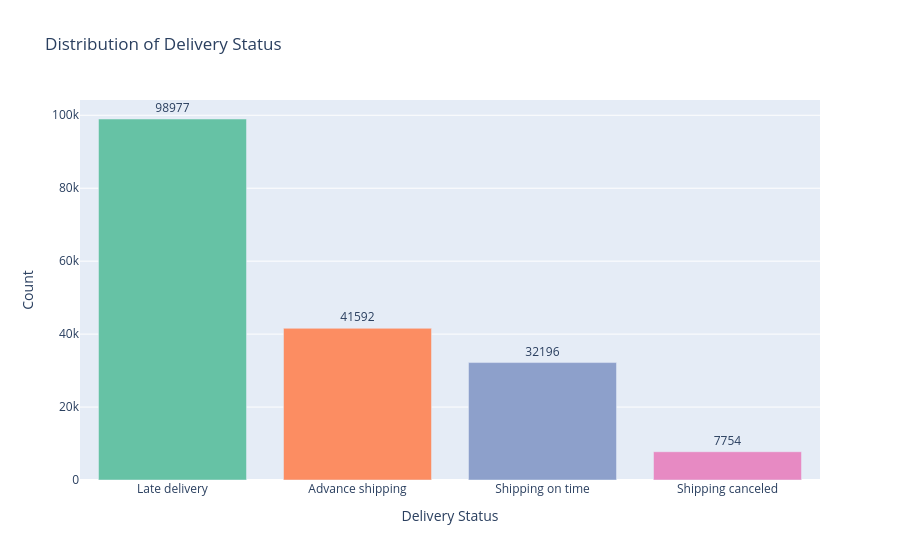
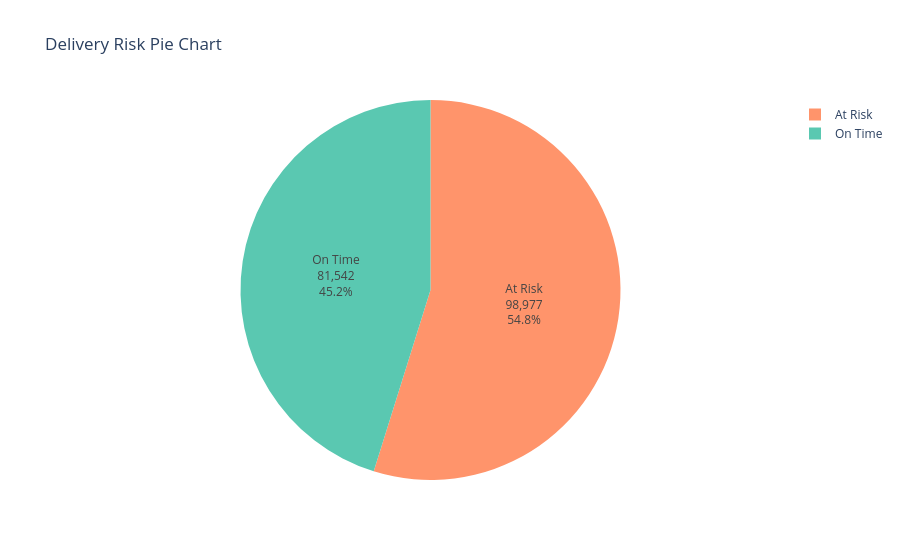
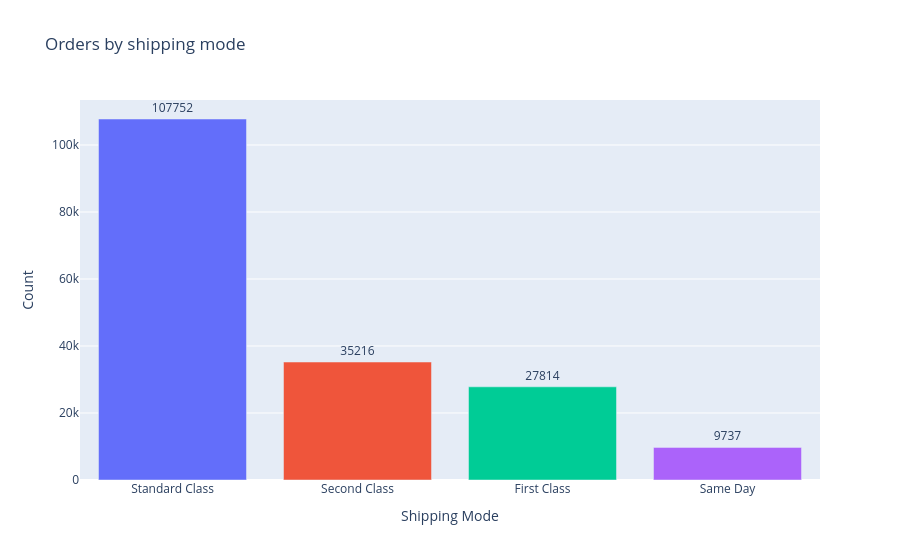
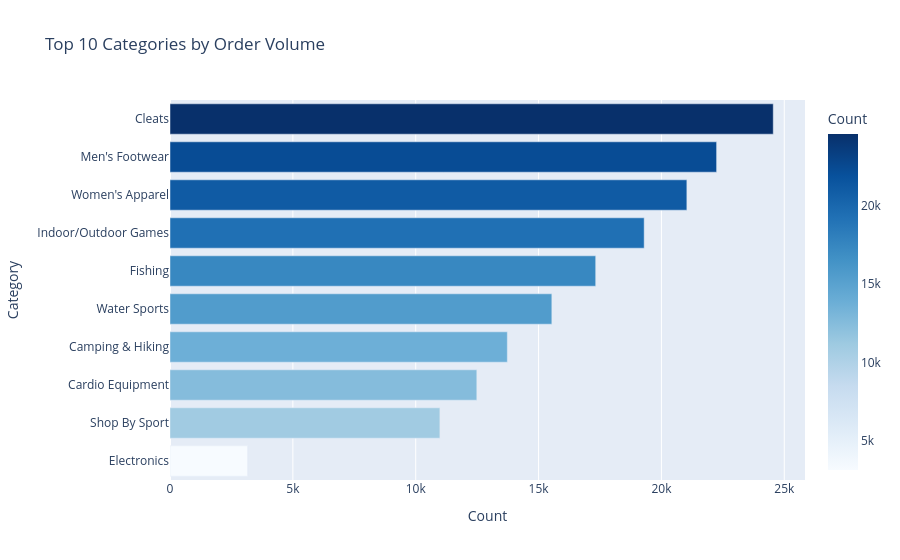

The notebook cell saved with these charts, in order:
### Markdown cell above
**PLOTLY VISUALISATIONS**

### Code cell
# PLOTLY VISUALISATIONS ------

# DELIVERY STATUS BAR CHART
print("Delivery Status Bar Chart:")
delivery_status = supplychain['Delivery Status'].value_counts().reset_index() # Counts different delivery status types
delivery_status.columns = ['Delivery Status', 'Count'] # This renames the columns in the new delivery status dataframe

delivery_status_barchart = px.bar(delivery_status,
              x='Delivery Status', # X-axis
              y='Count', # y-axis
              title='Distribution of Delivery Status', # Bar chart title
              color='Delivery Status', # Makes each bar a different colour
              text='Count', # Adds data labels
              color_discrete_sequence=px.colors.qualitative.Set2) # This is the colour palette for the bar chart
delivery_status_barchart.update_traces(textposition='outside') # positions text outside the bars
delivery_status_barchart.update_layout(showlegend=False) # Removed the legend from the graph
delivery_status_barchart.show() # Displays the delivery status bar chart

# LATE DELIVERY RISK PIE CHART
print("Late Delivery Risk Pie Chart:")

risk_counts = supplychain['Late_delivery_risk'].value_counts().reset_index() # Counts the late delivery risk types
risk_counts.columns = ['Risk', 'Count'] # renames the columns in the new dataframe
risk_counts['Risk'] = risk_counts['Risk'].map({0:'On Time', 1:'At Risk'}) # Labelling 0 as 'On time' and 1 as 'At Risk'.

late_delivery_pie = px.pie(risk_counts, # Creating a pie chart
              values = 'Count', # Adding the 0s and 1s as the data being counted towards the pie
              names = 'Risk', # Adding the risk labels to the pie
              title = 'Delivery Risk Pie Chart', # Adding the title
              color = 'Risk', # Makes each side of the pie a different colour
              color_discrete_map={'On Time': '#5AC8B1', 'At Risk': '#FF946B'}) # Adding the Hex codes to each side
late_delivery_pie.update_traces(textinfo='percent+label+value') # Adding the information to be displayed on each side of the pie
late_delivery_pie.show() # Showing figure

# SHIPPING MODE COMPARISON
print("Shipping Mode Comparison:")

shipping_mode = supplychain['Shipping Mode'].value_counts().reset_index() # Counts the different shipping modes
shipping_mode.columns = ['Shipping Mode', 'Count'] # Naming the columns in the new dataframe

shipping_mode_barchart = px.bar(shipping_mode, # Shipping mode bar chart
              x = 'Shipping Mode', # Setting X-axis
              y = 'Count', # Setting Y-axis
              title = 'Orders by shipping mode', # Adding the title
              color = 'Shipping Mode', # Colours based on the shipping mode
              text = 'Count') # Showing the count above the data bars
shipping_mode_barchart.update_traces(textposition='outside') # Displays text on top of the bars
shipping_mode_barchart.update_layout(showlegend=False) # Removing the legend from the bar chart
shipping_mode_barchart.show() # Displaying the plot

# TOP 10 PRODUCT CATEGORIES
print('Top 10 Product Categories Bar Chart:')

top_categories = supplychain['Category Name'].value_counts().head(10).reset_index() # Counts the different category names. Only using top 10.
top_categories.columns = ['Category', 'Count'] # Renaming the columns in the new dataframe

top_categories_barchart = px.bar(top_categories, # Creating the bar chart
              y='Category', # Y-axis
              x='Count',    # X-axis
              title='Top 10 Categories by Order Volume', # Adding the title
              orientation='h', # Using horizontal bars
              color='Count', # Using different colours for the count values. Will be a gradient effect
              color_continuous_scale='Blues') # Using a blue colour scale
top_categories_barchart.update_layout(yaxis={'categoryorder':'total ascending'}) # Using ascending bars
top_categories_barchart.show() # Displaying horizontal bar chart

# CUSTOMER SEGMENT DISTRIBUTION
print("Customer Segment chart:")
segment_counts = supplychain['Customer Segment'].value_counts().reset_index() # Counts the different customer segments
segment_counts.columns = ['Segment', 'Count'] # Naming the columns in the new dataframe

segment_counts_pie = px.pie(segment_counts, # Creating the pie chart
              values='Count', # Using the segment counts for the pie values
              names='Segment', # Naming each pie slice
              title='Customer Segment Distribution', # Adding the pie title
              hole=0.4)
segment_counts_pie.update_traces(textinfo='percent+label') # Adding labels to the pie chart
segment_counts_pie.show() # Displaying the chart

### Figure 1 — Plotly figure (JSON) as saved in the notebook; plotly's stock layout.template omitted (floating-point values rounded to 4 significant figures)
{"data": [{"hovertemplate": "Delivery Status=%{x}<br>Count=%{text}<extra></extra>", "legendgroup": "Late delivery", "marker": {"color": "rgb(102,194,165)", "pattern": {"shape": ""}}, "name": "Late delivery", "orientation": "v", "showlegend": true, "text": [98980.0], "textposition": "outside", "type": "bar", "x": ["Late delivery"], "xaxis": "x", "y": [98977], "yaxis": "y"}, {"hovertemplate": "Delivery Status=%{x}<br>Count=%{text}<extra></extra>", "legendgroup": "Advance shipping", "marker": {"color": "rgb(252,141,98)", "pattern": {"shape": ""}}, "name": "Advance shipping", "orientation": "v", "showlegend": true, "text": [41590.0], "textposition": "outside", "type": "bar", "x": ["Advance shipping"], "xaxis": "x", "y": [41592], "yaxis": "y"}, {"hovertemplate": "Delivery Status=%{x}<br>Count=%{text}<extra></extra>", "legendgroup": "Shipping on time", "marker": {"color": "rgb(141,160,203)", "pattern": {"shape": ""}}, "name": "Shipping on time", "orientation": "v", "showlegend": true, "text": [32200.0], "textposition": "outside", "type": "bar", "x": ["Shipping on time"], "xaxis": "x", "y": [32196], "yaxis": "y"}, {"hovertemplate": "Delivery Status=%{x}<br>Count=%{text}<extra></extra>", "legendgroup": "Shipping canceled", "marker": {"color": "rgb(231,138,195)", "pattern": {"shape": ""}}, "name": "Shipping canceled", "orientation": "v", "showlegend": true, "text": [7754.0], "textposition": "outside", "type": "bar", "x": ["Shipping canceled"], "xaxis": "x", "y": [7754], "yaxis": "y"}], "layout": {"barmode": "relative", "legend": {"title": {"text": "Delivery Status"}, "tracegroupgap": 0}, "showlegend": false, "title": {"text": "Distribution of Delivery Status"}, "xaxis": {"anchor": "y", "categoryarray": ["Late delivery", "Advance shipping", "Shipping on time", "Shipping canceled"], "categoryorder": "array", "domain": [0, 1], "title": {"text": "Delivery Status"}}, "yaxis": {"anchor": "x", "domain": [0, 1], "title": {"text": "Count"}}}}

### Figure 2 — Plotly figure (JSON) as saved in the notebook; plotly's stock layout.template omitted (floating-point values rounded to 4 significant figures)
{"data": [{"customdata": [["At Risk"], ["On Time"]], "domain": {"x": [0, 1], "y": [0, 1]}, "hovertemplate": "Risk=%{customdata[0]}<br>Count=%{value}<extra></extra>", "labels": ["At Risk", "On Time"], "legendgroup": "", "marker": {"colors": ["#FF946B", "#5AC8B1"]}, "name": "", "showlegend": true, "textinfo": "percent+label+value", "type": "pie", "values": [98977, 81542]}], "layout": {"legend": {"tracegroupgap": 0}, "title": {"text": "Delivery Risk Pie Chart"}}}

### Figure 3 — Plotly figure (JSON) as saved in the notebook; plotly's stock layout.template omitted (floating-point values rounded to 4 significant figures)
{"data": [{"hovertemplate": "Shipping Mode=%{x}<br>Count=%{text}<extra></extra>", "legendgroup": "Standard Class", "marker": {"color": "#636efa", "pattern": {"shape": ""}}, "name": "Standard Class", "orientation": "v", "showlegend": true, "text": [107800.0], "textposition": "outside", "type": "bar", "x": ["Standard Class"], "xaxis": "x", "y": [107752], "yaxis": "y"}, {"hovertemplate": "Shipping Mode=%{x}<br>Count=%{text}<extra></extra>", "legendgroup": "Second Class", "marker": {"color": "#EF553B", "pattern": {"shape": ""}}, "name": "Second Class", "orientation": "v", "showlegend": true, "text": [35220.0], "textposition": "outside", "type": "bar", "x": ["Second Class"], "xaxis": "x", "y": [35216], "yaxis": "y"}, {"hovertemplate": "Shipping Mode=%{x}<br>Count=%{text}<extra></extra>", "legendgroup": "First Class", "marker": {"color": "#00cc96", "pattern": {"shape": ""}}, "name": "First Class", "orientation": "v", "showlegend": true, "text": [27810.0], "textposition": "outside", "type": "bar", "x": ["First Class"], "xaxis": "x", "y": [27814], "yaxis": "y"}, {"hovertemplate": "Shipping Mode=%{x}<br>Count=%{text}<extra></extra>", "legendgroup": "Same Day", "marker": {"color": "#ab63fa", "pattern": {"shape": ""}}, "name": "Same Day", "orientation": "v", "showlegend": true, "text": [9737.0], "textposition": "outside", "type": "bar", "x": ["Same Day"], "xaxis": "x", "y": [9737], "yaxis": "y"}], "layout": {"barmode": "relative", "legend": {"title": {"text": "Shipping Mode"}, "tracegroupgap": 0}, "showlegend": false, "title": {"text": "Orders by shipping mode"}, "xaxis": {"anchor": "y", "categoryarray": ["Standard Class", "Second Class", "First Class", "Same Day"], "categoryorder": "array", "domain": [0, 1], "title": {"text": "Shipping Mode"}}, "yaxis": {"anchor": "x", "domain": [0, 1], "title": {"text": "Count"}}}}

### Figure 4 — Plotly figure (JSON) as saved in the notebook; plotly's stock layout.template omitted (floating-point values rounded to 4 significant figures)
{"data": [{"hovertemplate": "Count=%{marker.color}<br>Category=%{y}<extra></extra>", "legendgroup": "", "marker": {"color": [24551, 22246, 21035, 19298, 17325, 15540, 13729, 12487, 10984, 3156], "coloraxis": "coloraxis", "pattern": {"shape": ""}}, "name": "", "orientation": "h", "showlegend": false, "textposition": "auto", "type": "bar", "x": [24551, 22246, 21035, 19298, 17325, 15540, 13729, 12487, 10984, 3156], "xaxis": "x", "y": ["Cleats", "Men's Footwear", "Women's Apparel", "Indoor/Outdoor Games", "Fishing", "Water Sports", "Camping & Hiking", "Cardio Equipment", "Shop By Sport", "Electronics"], "yaxis": "y"}], "layout": {"barmode": "relative", "coloraxis": {"colorbar": {"title": {"text": "Count"}}, "colorscale": [[0, "rgb(247,251,255)"], [0.125, "rgb(222,235,247)"], [0.25, "rgb(198,219,239)"], [0.375, "rgb(158,202,225)"], [0.5, "rgb(107,174,214)"], [0.625, "rgb(66,146,198)"], [0.75, "rgb(33,113,181)"], [0.875, "rgb(8,81,156)"], [1, "rgb(8,48,107)"]]}, "legend": {"tracegroupgap": 0}, "title": {"text": "Top 10 Categories by Order Volume"}, "xaxis": {"anchor": "y", "domain": [0, 1], "title": {"text": "Count"}}, "yaxis": {"anchor": "x", "categoryorder": "total ascending", "domain": [0, 1], "title": {"text": "Category"}}}}
